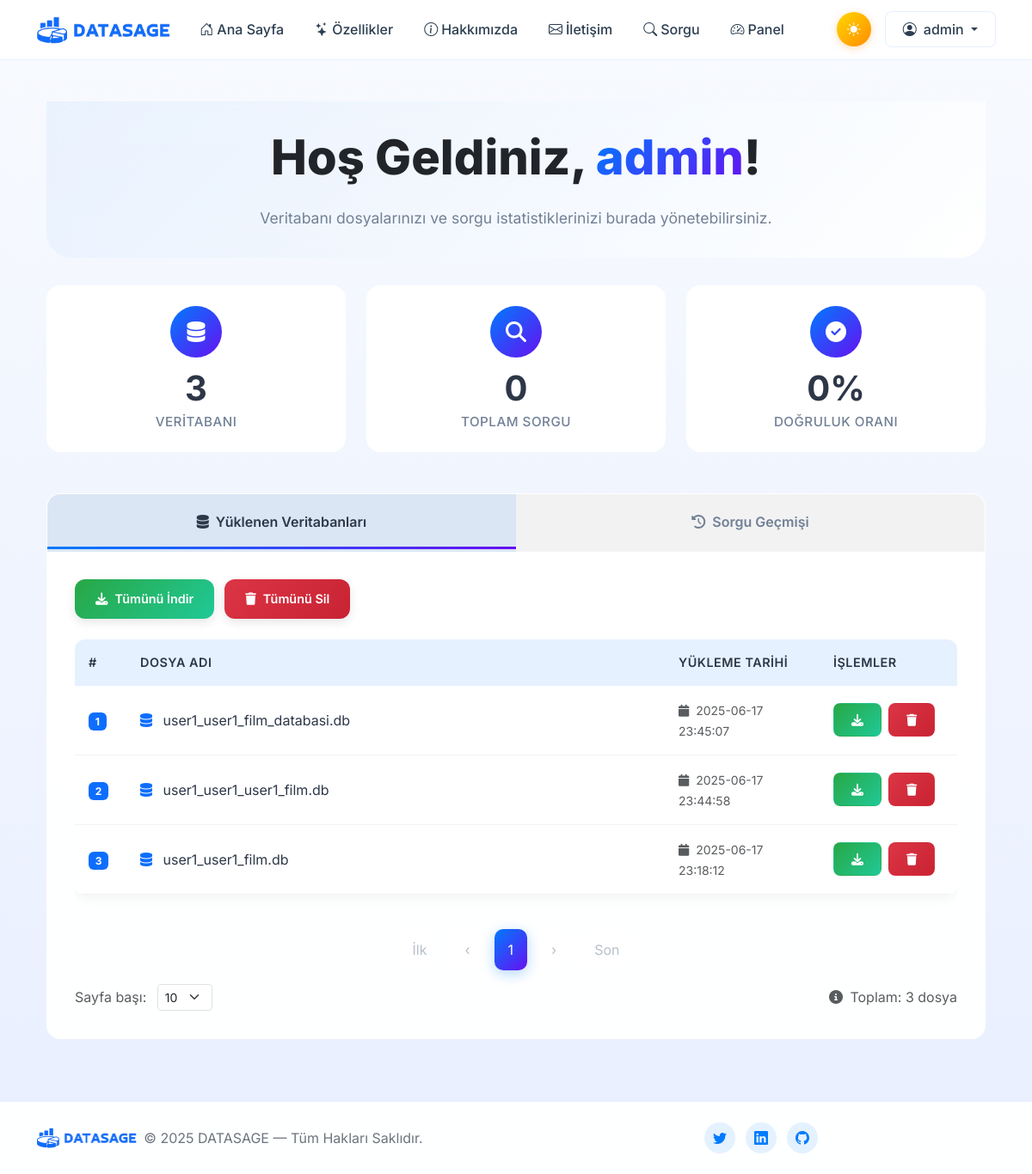
The app's page /dashboard (signed in) with its own data.
### tables this page shows
CREATE TABLE db_uploads (
        id INTEGER PRIMARY KEY AUTOINCREMENT,
        user_id INTEGER,
        filename TEXT,
        uploaded_at DATETIME DEFAULT CURRENT_TIMESTAMP,
        FOREIGN KEY (user_id) REFERENCES users(id)
    );

### app.py (the view)
@app.route("/dashboard")
@login_required
def dashboard():
    user_id = session["user_id"]
    query_filter = request.args.get("query_filter", "")
    sort_order = request.args.get("sort_order", "desc").lower()
    try:
        page = int(request.args.get("page", 1))
        per_page = int(request.args.get("per_page", 10))
        if per_page not in [10, 15, 20]:
            per_page = 10
    except:
        page = 1
        per_page = 10
    try:
        uploads_page = int(request.args.get("uploads_page", 1))
        uploads_per_page = int(request.args.get("uploads_per_page", 10))
        if uploads_per_page not in [10, 15, 20]:
            uploads_per_page = 10
    except:
        uploads_page = 1
        uploads_per_page = 10
    if sort_order not in ["asc", "desc"]:
        sort_order = "desc"
    conn = sqlite3.connect("database.sqlite")
    conn.row_factory = sqlite3.Row
    uploads_count = conn.execute(
        "SELECT COUNT(*) FROM db_uploads WHERE user_id = ?", (user_id,)
    ).fetchone()[0]
    uploads_offset = (uploads_page - 1) * uploads_per_page
    uploads_total_pages = (uploads_count + uploads_per_page - 1) // uploads_per_page
    uploads = conn.execute("""
        SELECT * FROM db_uploads
        WHERE user_id = ?
        ORDER BY uploaded_at DESC
        LIMIT ? OFFSET ?
    """, (user_id, uploads_per_page, uploads_offset)).fetchall()
    uploads_start_page = max(1, uploads_page - 2)
    uploads_end_page = min(uploads_page + 2, uploads_total_pages)
    history_query = "SELECT * FROM query_history WHERE user_id = ?"
    params = [user_id]
    if query_filter:
        history_query += " AND LOWER(question) LIKE ?"
        params.append(f"%{query_filter.lower()}%")
    history_query += f" ORDER BY timestamp {sort_order.upper()}"
    count_query = "SELECT COUNT(*) FROM query_history WHERE user_id = ?"
    count_params = [user_id]
    if query_filter:
        count_query += " AND LOWER(question) LIKE ?"
        count_params.append(f"%{query_filter.lower()}%")
    total_queries = conn.execute(count_query, count_params).fetchone()[0]
    successful_queries = conn.execute("""
        SELECT COUNT(*) FROM query_history
        WHERE user_id = ? AND result NOT LIKE '%Hata%'
    """, (user_id,)).fetchone()[0]
    if total_queries > 0:
        success_rate = round((successful_queries / total_queries) * 100)
    else:
        success_rate = 0
    offset = (page - 1) * per_page
    history_query += " LIMIT ? OFFSET ?"
    params.extend([per_page, offset])
    history = conn.execute(history_query, params).fetchall()
    indexed_history = list(enumerate(history, offset + 1))
    total_pages = (total_queries + per_page - 1) // per_page
    start_page = max(1, page - 2)
    end_page = min(page + 2, total_pages)
    conn.close()
    return render_template(
        "dashboard.html",
        uploads=uploads,
        uploads_page=uploads_page,
        uploads_per_page=uploads_per_page,
        uploads_count=uploads_count,
        uploads_total_pages=uploads_total_pages,
        uploads_start_page=uploads_start_page,
        uploads_end_page=uploads_end_page,
        history=indexed_history,
        page=page,
        per_page=per_page,
        total_queries=total_queries,
        total_pages=total_pages,
        start_page=start_page,
        end_page=end_page,
        successful_queries=successful_queries,
        success_rate=success_rate,
    )

### app.py (called while the page is built)
def login_required(view_func):
    @wraps(view_func)
    def wrapped_view(**kwargs):
        if "user_id" not in session:
            flash("Bu sayfayı görüntülemek için giriş yapmalısınız.", "warning")
            return redirect(url_for("auth.login"))
        return view_func(**kwargs)
    return wrapped_view

### templates/dashboard.html (shortened to what this page needs)
{% extends "base.html" %}
{% block content %}
<div class="container py-4">
  <section class="welcome-section" data-aos="fade-down">
    <div class="text-center">
      <h1 class="hero-title">
        Hoş Geldiniz, <span class="text-gradient">{{ session.username | default('Kullanıcı') }}</span>!
      </h1>
      <p class="welcome-subtitle">Veritabanı dosyalarınızı ve sorgu istatistiklerinizi burada yönetebilirsiniz.</p>
    </div>
  </section>
  <section class="stats-container" data-aos="fade-up" data-aos-delay="100">
    <div class="stat-card">
      <div class="stat-icon">
        <i class="fas fa-database"></i>
      </div>
      <div class="stat-number">{{ uploads_count or 0 }}</div>
      <div class="stat-label">Veritabanı</div>
    </div>
    <div class="stat-card">
      <div class="stat-icon">
        <i class="fas fa-search"></i>
      </div>
      <div class="stat-number">{{ total_queries or 0 }}</div>
      <div class="stat-label">Toplam Sorgu</div>
    </div>
    <div class="stat-card">
      <div class="stat-icon">
        <i class="fas fa-check-circle"></i>
      </div>
      <div class="stat-number">{{ success_rate }}%</div>
      <div class="stat-label">Doğruluk Oranı</div>
    </div>
  </section>
  <section class="tab-container" data-aos="fade-up" data-aos-delay="200">
    <div class="tab-nav">
      <button class="tab-button active" onclick="switchTab('databases')" id="databases-tab">
        <i class="fas fa-database me-2"></i>Yüklenen Veritabanları
      </button>
      <button class="tab-button" onclick="switchTab('queries')" id="queries-tab">
        <i class="fas fa-history me-2"></i>Sorgu Geçmişi
      </button>
    </div>
    <div class="tab-content">
      <div class="tab-pane active" id="databases-content">
        <div class="action-buttons">
          <a href="{{ url_for('download_all_dbs') }}"
             class="btn-modern btn-success-modern {% if uploads|length == 0 %}disabled{% endif %}">
            <i class="fas fa-download"></i>
            Tümünü İndir
          </a>
          <a href="{{ url_for('delete_all_uploads') }}"
             class="btn-modern btn-danger-modern {% if uploads|length == 0 %}disabled{% endif %}"
             onclick="return confirm('Tüm veritabanlarını silmek istediğinize emin misiniz?')">
            <i class="fas fa-trash"></i>
            Tümünü Sil
          </a>
        </div>
        <div class="table-responsive">
          <table class="table table-modern">
            <thead>
              <tr>
                <th style="width: 60px;">#</th>
                <th>Dosya Adı</th>
                <th style="width: 180px;">Yükleme Tarihi</th>
                <th style="width: 160px;">İşlemler</th>
              </tr>
            </thead>
            <tbody>
              {% for db in uploads %}
              <tr>
                <td><span class="badge bg-primary">{{ loop.index }}</span></td>
                <td style="overflow-wrap:anywhere;">
                  <i class="fas fa-database text-primary me-2"></i>
                  {{ db.filename }}
                </td>
                <td>
                  <small class="text-muted">
                    <i class="fas fa-calendar me-1"></i>
                    {{ db.uploaded_at }}
                  </small>
                </td>
                <td>
                  <div class="d-flex gap-2">
                    <a href="{{ url_for('download_db', filename=db.filename) }}"
                       class="btn btn-sm btn-success-modern">
                      <i class="fas fa-download"></i>
                    </a>
                    <a href="{{ url_for('delete_upload', upload_id=db.id) }}"
                       class="btn btn-sm btn-danger-modern"
                       onclick="return confirm('Bu dosyayı silmek istediğinize emin misiniz?')">
                      <i class="fas fa-trash"></i>
                    </a>
                  </div>
                </td>
              </tr>
              {% endfor %}
            </tbody>
          </table>
        </div>
        <nav aria-label="Veritabanı dosyaları sayfalama" class="mt-4">
          <ul class="pagination pagination-modern">
            <li class="page-item {% if uploads_page == 1 %}disabled{% endif %}">
              <a class="page-link" href="?uploads_page=1&uploads_per_page={{ uploads_per_page }}">İlk</a>
            </li>
            <li class="page-item {% if uploads_page == 1 %}disabled{% endif %}">
              <a class="page-link" href="?uploads_page={{ uploads_page-1 }}&uploads_per_page={{ uploads_per_page }}">‹</a>
            </li>
            {% for p in range(uploads_start_page, uploads_end_page+1) %}
              <li class="page-item {% if p == uploads_page %}active{% endif %}">
                <a class="page-link" href="?uploads_page={{ p }}&uploads_per_page={{ uploads_per_page }}">{{ p }}</a>
              </li>
            {% endfor %}
            <li class="page-item {% if uploads_page == uploads_total_pages %}disabled{% endif %}">
              <a class="page-link" href="?uploads_page={{ uploads_page+1 }}&uploads_per_page={{ uploads_per_page }}">›</a>
            </li>
            <li class="page-item {% if uploads_page == uploads_total_pages %}disabled{% endif %}">
              <a class="page-link" href="?uploads_page={{ uploads_total_pages }}&uploads_per_page={{ uploads_per_page }}">Son</a>
            </li>
          </ul>
        </nav>
        <div class="d-flex justify-content-between align-items-center mt-3">
          <form method="get" class="d-inline-block">
            <label for="uploads_per_page" class="me-2 text-muted">Sayfa başı:</label>
            <select name="uploads_per_page" id="uploads_per_page" onchange="this.form.submit()" class="form-select form-select-sm d-inline-block w-auto">
              <option value="10" {% if uploads_per_page == 10 %}selected{% endif %}>10</option>
            </select>
          </form>
          <span class="text-muted">
            <i class="fas fa-info-circle me-1"></i>
            Toplam: {{ uploads_count }} dosya
          </span>
        </div>
      </div>
    </div>
  </section>
</div>
<link href="https://cdnjs.cloudflare.com/ajax/libs/aos/2.3.4/aos.css" rel="stylesheet">
{% endblock %}

### templates/base.html (style rules this page uses)
:root { --primary-color: #007bff; --secondary-color: #6610f2; --accent-color: #2c3e50; --text-muted: #6c757d; --light-bg: #f8fafe; --border-color: rgba(0, 123, 255, 0.1); --shadow: rgba(0, 0, 0, 0.1); --success-color: #28a745; --border-light: #e9ecef; --input-bg: #f8f9fa; --dark-bg: #15171d; --dark-surface: #1e2329; --dark-border: #2d3748; --dark-text: #f4f7fa; --dark-muted: #a9b5c7; --transition: all 0.3s ease; }
* { transition: var(--transition); }
body { font-family: 'Inter', -apple-system, BlinkMacSystemFont, 'Segoe UI', sans-serif; padding-top: 70px; background: linear-gradient(180deg, var(--light-bg) 0%, #e8efff 100%); min-height: 100vh; display: flex; flex-direction: column; }
.btn { font-weight: 500; border-radius: 8px; padding: 8px 20px; transition: var(--transition); }

### records on screen
db_uploads: filename "user1_user1_film_databasi.db", uploaded_at "2025-06-17 23:45:07"
db_uploads: filename "user1_user1_user1_film.db", uploaded_at "2025-06-17 23:44:58"
db_uploads: filename "user1_user1_film.db", uploaded_at "2025-06-17 23:18:12"

### other values on screen
{{ session.username }} "admin"
{{ session.username | default('Kullanıcı') }} "admin"
{{ uploads_count or 0 }} "3"
{{ total_queries or 0 }} "0"
{{ success_rate }} "0"
{{ p }} "1"
{{ uploads_count }} "3"
